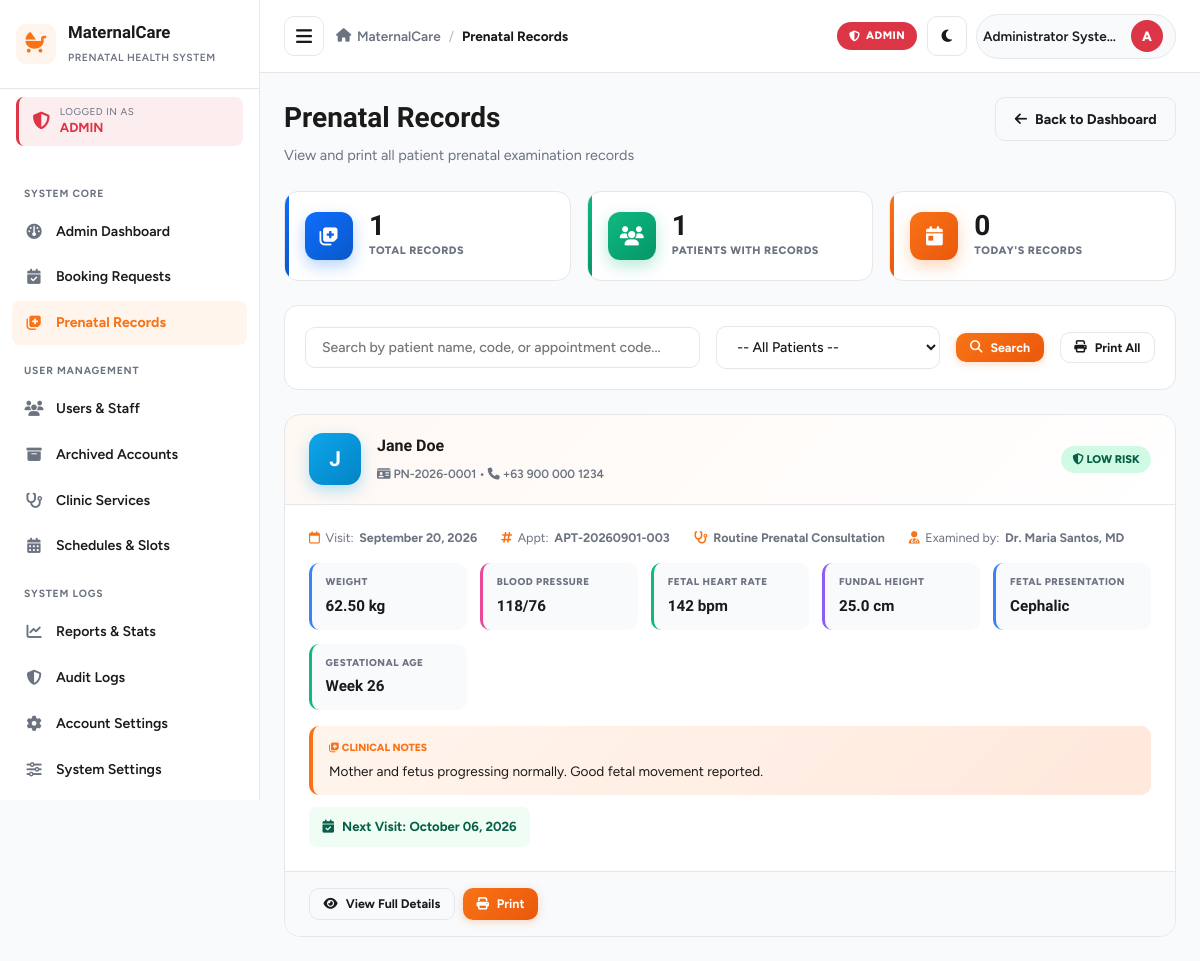
The page /admin/prenatal_records.php (signed in) on the database its author committed.
### tables this page shows
CREATE TABLE IF NOT EXISTS `prenatal_records` (
    `id` INT AUTO_INCREMENT PRIMARY KEY,
    `patient_id` INT NOT NULL,
    `appointment_id` INT DEFAULT NULL,
    `healthcare_worker_id` INT NOT NULL,
    `visit_date` DATE NOT NULL,
    `gestational_age_weeks` INT NOT NULL DEFAULT 4,
    `weight_kg` DECIMAL(5,2) DEFAULT NULL,
    `systolic_bp` INT DEFAULT NULL,
    `diastolic_bp` INT DEFAULT NULL,
    `fundal_height_cm` DECIMAL(4,1) DEFAULT NULL,
    `fetal_heart_rate` INT DEFAULT NULL,
    `fetal_presentation` VARCHAR(50) DEFAULT 'Cephalic',
    `edema` ENUM('none', 'mild', 'moderate', 'severe') DEFAULT 'none',
    `urine_protein` VARCHAR(20) DEFAULT 'Negative',
    `urine_sugar` VARCHAR(20) DEFAULT 'Negative',
    `hemoglobin_level` DECIMAL(4,1) DEFAULT NULL,
    `vitamins_prescribed` TEXT DEFAULT NULL,
    `iron_folic_given` TINYINT(1) DEFAULT 1,
    `tetanus_vaccine_given` VARCHAR(50) DEFAULT 'TT1',
    `risk_assessment` ENUM('low_risk', 'moderate_risk', 'high_risk') DEFAULT 'low_risk',
    `clinical_notes` TEXT DEFAULT NULL,
    `next_visit_date` DATE DEFAULT NULL,
    `created_at` TIMESTAMP DEFAULT CURRENT_TIMESTAMP,
    FOREIGN KEY (`patient_id`) REFERENCES `patients`(`id`) ON DELETE CASCADE,
    FOREIGN KEY (`appointment_id`) REFERENCES `appointments`(`id`) ON DELETE SET NULL,
    FOREIGN KEY (`healthcare_worker_id`) REFERENCES `users`(`id`) ON DELETE RESTRICT
);

CREATE TABLE IF NOT EXISTS `users` (
    `id` INT AUTO_INCREMENT PRIMARY KEY,
    `username` VARCHAR(50) NOT NULL UNIQUE,
    `email` VARCHAR(100) NOT NULL UNIQUE,
    `password` VARCHAR(255) NOT NULL,
    `role` ENUM('patient', 'healthcare_worker', 'admin') NOT NULL DEFAULT 'patient',
    `full_name` VARCHAR(100) NOT NULL,
    `phone` VARCHAR(20) DEFAULT NULL,
    `status` ENUM('active', 'inactive', 'archived') NOT NULL DEFAULT 'active',
    `address` TEXT DEFAULT NULL,
    `avatar` VARCHAR(255) DEFAULT NULL,
    `room` VARCHAR(100) DEFAULT NULL,
    `deleted_at` TIMESTAMP NULL DEFAULT NULL,
    `created_at` TIMESTAMP DEFAULT CURRENT_TIMESTAMP,
    `updated_at` TIMESTAMP DEFAULT CURRENT_TIMESTAMP ON UPDATE CURRENT_TIMESTAMP
);

CREATE TABLE IF NOT EXISTS `patients` (
    `id` INT AUTO_INCREMENT PRIMARY KEY,
    `user_id` INT NOT NULL,
    `patient_code` VARCHAR(20) NOT NULL UNIQUE,
    `dob` DATE DEFAULT NULL,
    `address` TEXT DEFAULT NULL,
    `blood_type` VARCHAR(5) DEFAULT 'A+',
    `emergency_contact_name` VARCHAR(100) DEFAULT NULL,
    `emergency_contact_phone` VARCHAR(20) DEFAULT NULL,
    `lmp` DATE DEFAULT NULL,
    `edd` DATE DEFAULT NULL,
    `gravida` INT DEFAULT 1,
    `para` INT DEFAULT 0,
    `abortus` INT DEFAULT 0,
    `medical_history` TEXT DEFAULT NULL,
    `created_at` TIMESTAMP DEFAULT CURRENT_TIMESTAMP,
    FOREIGN KEY (`user_id`) REFERENCES `users`(`id`) ON DELETE CASCADE
);

CREATE TABLE IF NOT EXISTS `appointments` (
    `id` INT AUTO_INCREMENT PRIMARY KEY,
    `appointment_code` VARCHAR(20) NOT NULL UNIQUE,
    `patient_id` INT NOT NULL,
    `service_id` INT NOT NULL,
    `healthcare_worker_id` INT DEFAULT NULL,
    `appointment_date` DATE NOT NULL,
    `appointment_time` TIME NOT NULL,
    `status` ENUM('pending', 'confirmed', 'completed', 'cancelled', 'missed') NOT NULL DEFAULT 'pending',
    `notes` TEXT DEFAULT NULL,
    `room` VARCHAR(100) DEFAULT NULL,
    `worker_notified` TINYINT(1) NOT NULL DEFAULT 0,
    `worker_confirmed_at` DATETIME DEFAULT NULL,
    `created_at` TIMESTAMP DEFAULT CURRENT_TIMESTAMP,
    `updated_at` TIMESTAMP DEFAULT CURRENT_TIMESTAMP ON UPDATE CURRENT_TIMESTAMP,
    INDEX `idx_appt_date_service` (`appointment_date`, `service_id`, `status`),
    FOREIGN KEY (`patient_id`) REFERENCES `patients`(`id`) ON DELETE CASCADE,
    FOREIGN KEY (`service_id`) REFERENCES `services`(`id`) ON DELETE RESTRICT,
    FOREIGN KEY (`healthcare_worker_id`) REFERENCES `users`(`id`) ON DELETE SET NULL
);

CREATE TABLE IF NOT EXISTS `services` (
    `id` INT AUTO_INCREMENT PRIMARY KEY,
    `service_name` VARCHAR(100) NOT NULL,
    `description` TEXT DEFAULT NULL,
    `duration_minutes` INT NOT NULL DEFAULT 30,
    `max_daily_slots` INT NOT NULL DEFAULT 15,
    `is_active` TINYINT(1) NOT NULL DEFAULT 1,
    `created_at` TIMESTAMP DEFAULT CURRENT_TIMESTAMP
);

### admin/prenatal_records.php (the view, shortened to what this page needs)
<?php
$searchQuery = trim($_GET['search'] ?? '');
try {
    $db = getDB();
    $sql = "
        SELECT pr.*,
               p.patient_code,
               u.full_name as patient_name,
               u.phone as patient_phone,
               u.email as patient_email,
               hw.full_name as examiner_name,
               a.appointment_code,
               s.service_name
        FROM prenatal_records pr
        LEFT JOIN patients p ON pr.patient_id = p.id
        LEFT JOIN users u ON p.user_id = u.id
        LEFT JOIN users hw ON pr.healthcare_worker_id = hw.id
        LEFT JOIN appointments a ON pr.appointment_id = a.id
        LEFT JOIN services s ON a.service_id = s.id
        WHERE 1=1
    ";
    $params = [];
    $sql .= " ORDER BY pr.visit_date DESC, pr.created_at DESC";
    $stmt = $db->prepare($sql);
    $stmt->execute($params);
    $records = $stmt->fetchAll();
    $stmt = $db->query("SELECT COUNT(*) FROM prenatal_records");
    $totalRecords = (int)$stmt->fetchColumn();
    $stmt = $db->query("SELECT COUNT(DISTINCT patient_id) FROM prenatal_records");
    $totalPatients = (int)$stmt->fetchColumn();
    $stmt = $db->query("SELECT COUNT(*) FROM prenatal_records WHERE visit_date = CURDATE()");
    $todayRecords = (int)$stmt->fetchColumn();
} catch (Exception $e) {
    die("Error loading prenatal records: " . $e->getMessage());
}
include __DIR__ . '/../includes/header.php';
?>
<div class="page-header">
    <div class="page-title">
        <h1>Prenatal Records</h1>
        <p>View and print all patient prenatal examination records</p>
    </div>
    <div>
        <a href="dashboard.php" class="btn btn-outline">
            <i class="fa-solid fa-arrow-left"></i> Back to Dashboard
        </a>
    </div>
</div>
<div class="admin-stats-grid">
    <div class="admin-stat-card blue">
        <div class="admin-stat-icon"><i class="fa-solid fa-notes-medical"></i></div>
        <div>
            <div class="admin-stat-value"><?php echo $totalRecords; ?></div>
            <div class="admin-stat-label">Total Records</div>
        </div>
    </div>
    <div class="admin-stat-card green">
        <div class="admin-stat-icon"><i class="fa-solid fa-users"></i></div>
        <div>
            <div class="admin-stat-value"><?php echo $totalPatients; ?></div>
            <div class="admin-stat-label">Patients with Records</div>
        </div>
    </div>
    <div class="admin-stat-card orange">
        <div class="admin-stat-icon"><i class="fa-solid fa-calendar-day"></i></div>
        <div>
            <div class="admin-stat-value"><?php echo $todayRecords; ?></div>
            <div class="admin-stat-label">Today's Records</div>
        </div>
    </div>
</div>
<div class="filter-bar">
    <form method="GET" action="" style="display:flex; gap:1rem; flex-wrap:wrap; align-items:center; width:100%;">
        <input type="text" name="search" placeholder="Search by patient name, code, or appointment code..." value="<?php echo htmlspecialchars($searchQuery); ?>" style="flex:1; min-width:250px;">
        <select name="patient_id" style="max-width:250px;">
            <option value="0">-- All Patients --</option>
        </select>
        <button type="submit" class="btn btn-primary btn-sm">
            <i class="fa-solid fa-search"></i> Search
        </button>
        <button type="button" class="btn btn-outline btn-sm" onclick="window.print()" style="margin-left:auto;">
            <i class="fa-solid fa-print"></i> Print All
        </button>
    </form>
</div>
<?php if (count($records) > 0): ?>
    <div class="records-list">
        <?php foreach ($records as $r): ?>
            <?php
            $visitDate = $r['visit_date'] ?? $r['created_at'];
            $riskClass = 'badge-confirmed';
            $riskLabel = 'Low Risk';
            ?>
            <div class="admin-record-card" id="record-<?php echo (int)$r['id']; ?>">
                <div class="record-card-header">
                    <div class="record-patient-info">
                        <div class="patient-avatar">
                            <?php echo strtoupper(substr($r['patient_name'] ?? 'U', 0, 1)); ?>
                        </div>
                        <div class="patient-info-text">
                            <h3><?php echo htmlspecialchars($r['patient_name'] ?? 'Unknown Patient'); ?></h3>
                            <small>
                                <i class="fa-solid fa-id-card"></i> <?php echo htmlspecialchars($r['patient_code'] ?? 'N/A'); ?>
                                &bull;
                                <i class="fa-solid fa-phone"></i> <?php echo htmlspecialchars($r['patient_phone'] ?? 'N/A'); ?>
                            </small>
                        </div>
                    </div>
                    <div>
                        <span class="badge <?php echo $riskClass; ?>" style="font-size:0.7rem;">
                            <i class="fa-solid fa-shield-halved"></i> <?php echo strtoupper($riskLabel); ?>
                        </span>
                    </div>
                </div>
                <div class="record-card-body">
                    <div class="record-meta" style="margin-bottom:1rem;">
                        <span><i class="fa-regular fa-calendar"></i> Visit: <strong><?php echo date('F d, Y', strtotime($visitDate)); ?></strong></span>
                        <?php if (!empty($r['appointment_code'])): ?>
                            <span><i class="fa-solid fa-hashtag"></i> Appt: <strong><?php echo htmlspecialchars($r['appointment_code']); ?></strong></span>
                        <?php endif; ?>
                        <?php if (!empty($r['service_name'])): ?>
                            <span><i class="fa-solid fa-stethoscope"></i> <strong><?php echo htmlspecialchars($r['service_name']); ?></strong></span>
                        <?php endif; ?>
                        <?php if (!empty($r['examiner_name'])): ?>
                            <span><i class="fa-solid fa-user-doctor"></i> Examined by: <strong><?php echo htmlspecialchars($r['examiner_name']); ?></strong></span>
                        <?php endif; ?>
                    </div>
                    <div class="record-data-grid">
                        <div class="record-data-item blue">
                            <div class="record-data-label">Weight</div>
                            <div class="record-data-value <?php echo empty($r['weight_kg']) ? 'na' : ''; ?>">
                                <?php echo !empty($r['weight_kg']) ? htmlspecialchars($r['weight_kg']) . ' kg' : 'N/A'; ?>
                            </div>
                        </div>
                        <div class="record-data-item pink">
                            <div class="record-data-label">Blood Pressure</div>
                            <div class="record-data-value <?php echo (empty($r['systolic_bp']) || empty($r['diastolic_bp'])) ? 'na' : ''; ?>">
                                <?php
                                $sys = $r['systolic_bp'] ?? null;
                                $dia = $r['diastolic_bp'] ?? null;
                                echo ($sys && $dia) ? htmlspecialchars("$sys/$dia") : 'N/A';
                                ?>
                            </div>
                        </div>
                        <div class="record-data-item green">
                            <div class="record-data-label">Fetal Heart Rate</div>
                            <div class="record-data-value <?php echo empty($r['fetal_heart_rate']) ? 'na' : ''; ?>">
                                <?php echo !empty($r['fetal_heart_rate']) ? htmlspecialchars($r['fetal_heart_rate']) . ' bpm' : 'N/A'; ?>
                            </div>
                        </div>
                        <div class="record-data-item purple">
                            <div class="record-data-label">Fundal Height</div>
                            <div class="record-data-value <?php echo empty($r['fundal_height_cm']) ? 'na' : ''; ?>">
                                <?php echo !empty($r['fundal_height_cm']) ? htmlspecialchars($r['fundal_height_cm']) . ' cm' : 'N/A'; ?>
                            </div>
                        </div>
                        <div class="record-data-item blue">
                            <div class="record-data-label">Fetal Presentation</div>
                            <div class="record-data-value <?php echo empty($r['fetal_presentation']) ? 'na' : ''; ?>">
                                <?php echo !empty($r['fetal_presentation']) ? htmlspecialchars($r['fetal_presentation']) : 'N/A'; ?>
                            </div>
                        </div>
                        <div class="record-data-item green">
                            <div class="record-data-label">Gestational Age</div>
                            <div class="record-data-value <?php echo empty($r['gestational_age_weeks']) ? 'na' : ''; ?>">
                                <?php echo !empty($r['gestational_age_weeks']) ? 'Week ' . (int)$r['gestational_age_weeks'] : 'N/A'; ?>
                            </div>
                        </div>
                    </div>
                    <?php if (!empty($r['clinical_notes'])): ?>
                        <div class="record-notes">
                            <div class="record-notes-label">
                                <i class="fa-solid fa-notes-medical"></i> Clinical Notes
                            </div>
                            <div class="record-notes-text">
                                <?php echo nl2br(htmlspecialchars($r['clinical_notes'])); ?>
                            </div>
                        </div>
                    <?php endif; ?>
                    <?php if (!empty($r['next_visit_date'])): ?>
                        <div style="margin-top:0.75rem; padding:0.65rem 0.85rem; background:#f0fdf4; border-radius:8px; display:inline-flex; align-items:center; gap:0.5rem; font-size:0.82rem; font-weight:700; color:#065f46;">
                            <i class="fa-solid fa-calendar-check"></i> Next Visit: <?php echo date('F d, Y', strtotime($r['next_visit_date'])); ?>
                        </div>
                    <?php endif; ?>
                </div>
                <div class="record-card-actions">
                    <button type="button" class="btn btn-outline btn-sm js-view-record"
                        data-record='<?php echo htmlspecialchars(json_encode($r, JSON_HEX_APOS | JSON_HEX_QUOT), ENT_QUOTES, "UTF-8"); ?>'>
                        <i class="fa-solid fa-eye"></i> View Full Details
                    </button>
                    <button type="button" class="btn btn-primary btn-sm" onclick="printRecord(<?php echo (int)$r['id']; ?>)">
                        <i class="fa-solid fa-print"></i> Print
                    </button>
                </div>
            </div>
        <?php endforeach; ?>
    </div>
<?php endif; ?>
<?php include __DIR__ . '/../includes/footer.php'; ?>

### rows shown on the page
prenatal_records: users.full_name "J", users.full_name "Jane Doe", patient.patient_code "PN-2026-0001", users.phone "+63 900 000 1234", riskLabel "LOW RISK", visit_date "September 20, 2026", appointment.appointment_code "APT-20260901-003", services.service_name "Routine Prenatal Consultation", healthcare_worker.full_name "Dr. Maria Santos, MD", weight_kg "62.50", "$sys/$dia" "118/76", fetal_heart_rate "142", fundal_height_cm "25.0", fetal_presentation "Cephalic", gestational_age_weeks "26", clinical_notes "Mother and fetus progressing normally. Good fetal movement reported.", next_visit_date "October 06, 2026"

### other values the page prints
$role['label'] "ADMIN"
$item['section'] "SYSTEM CORE"
$item['label'] "Admin Dashboard"
$item['label'] "Booking Requests"
$item['label'] "Prenatal Records"
$item['section'] "USER MANAGEMENT"
$item['label'] "Users & Staff"
$item['label'] "Archived Accounts"
$item['label'] "Clinic Services"
$item['label'] "Schedules & Slots"
$item['section'] "SYSTEM LOGS"
$item['label'] "Reports & Stats"
$item['label'] "Audit Logs"
$item['label'] "Account Settings"
$item['label'] "System Settings"
